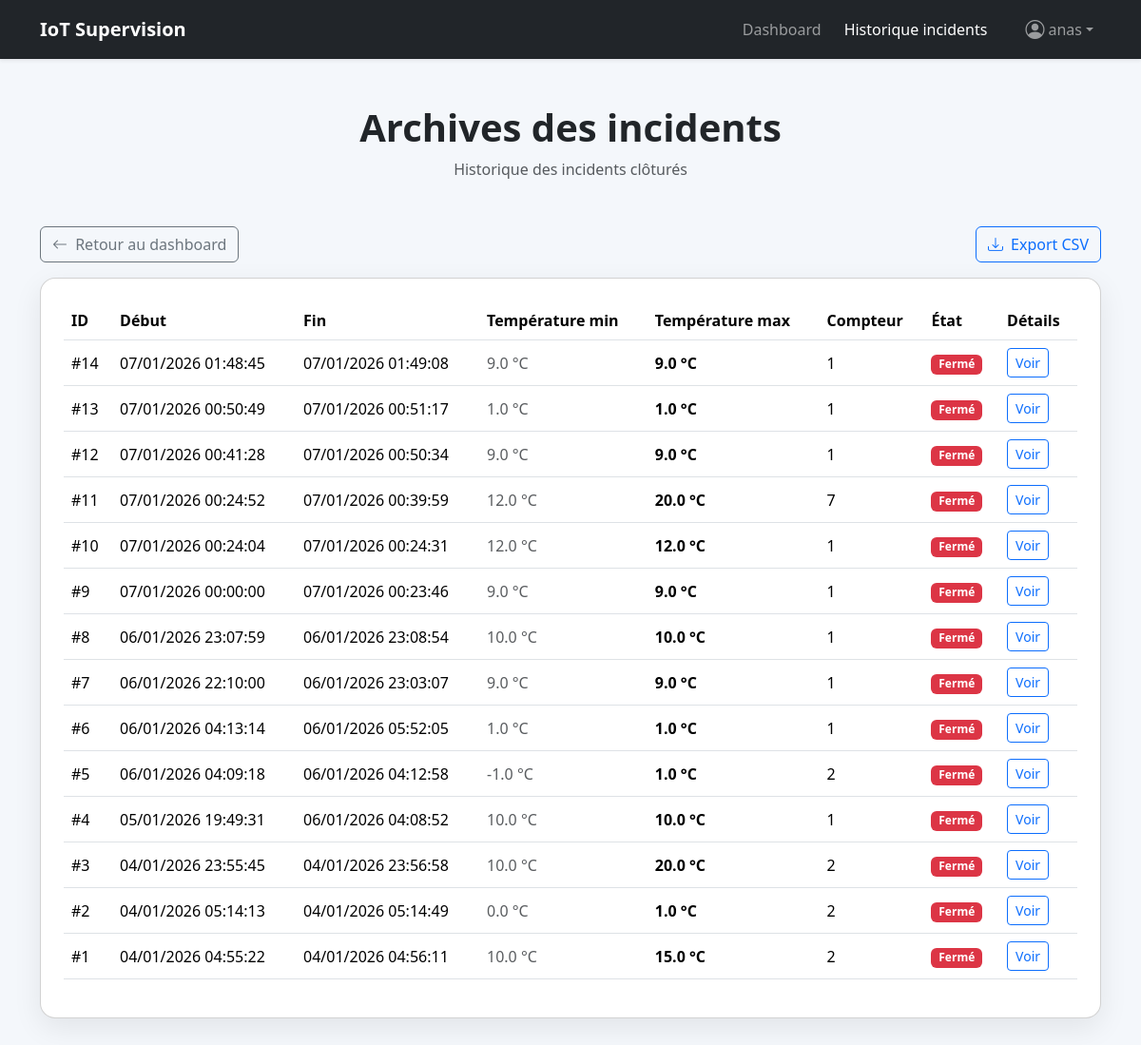
Before: /incident/archive/ (signed in) with the older database file.
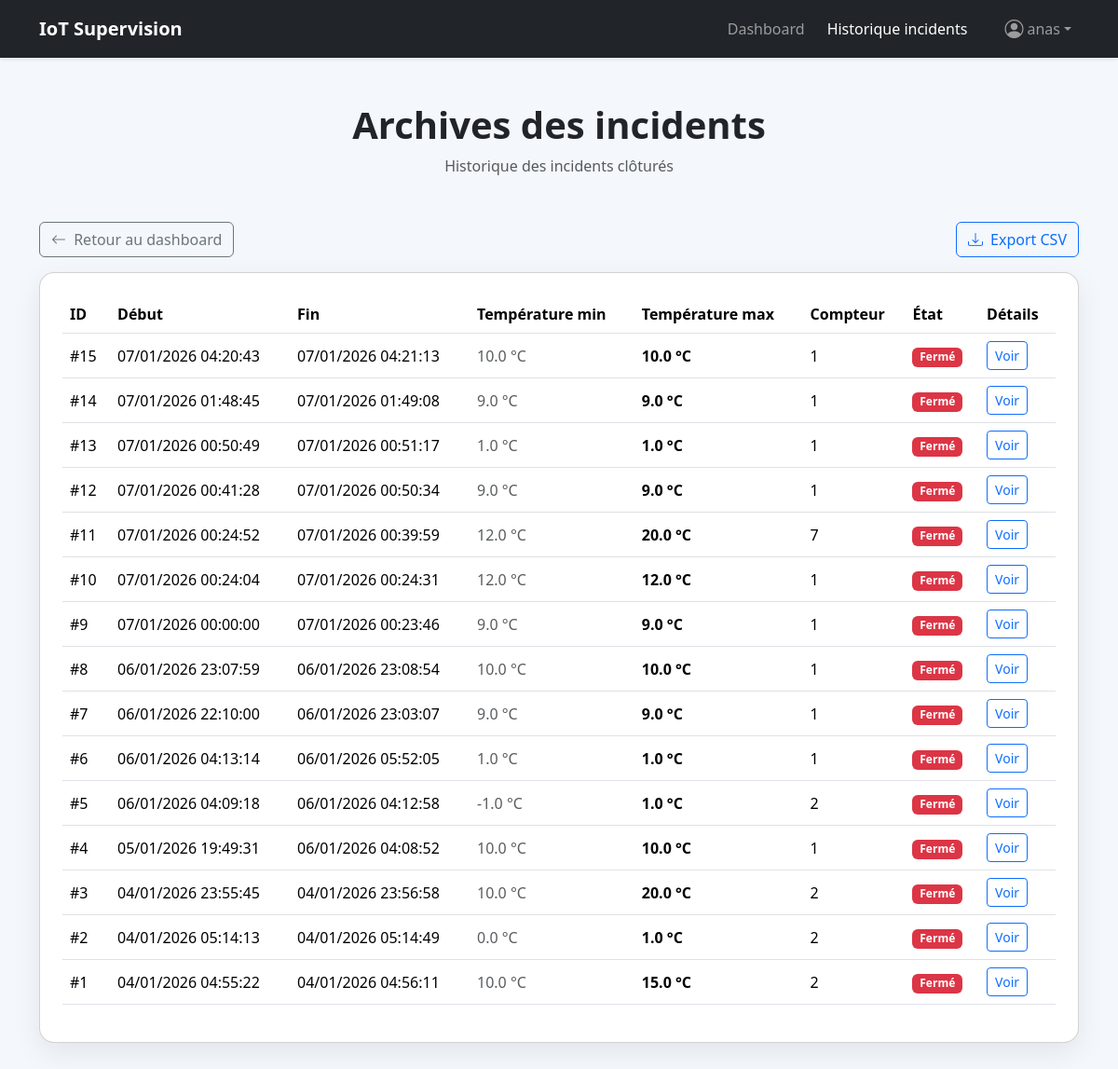
After: the same page with the newer database file.
### DHT/models.py (models this page shows, shortened)
class Incident(models.Model):
    start_at = models.DateTimeField(auto_now_add=True)
    end_at = models.DateTimeField(null=True, blank=True)
    is_open = models.BooleanField(default=True)
    counter = models.IntegerField(default=0)
    min_temp = models.FloatField(null=True, blank=True)
    max_temp = models.FloatField(default=0)
    op1_ack = models.BooleanField(default=False)
    op2_ack = models.BooleanField(default=False)
    op3_ack = models.BooleanField(default=False)
    op1_comment = models.TextField(blank=True)
    op2_comment = models.TextField(blank=True)
    op3_comment = models.TextField(blank=True)
    op1_saved_at = models.DateTimeField(null=True, blank=True)
    op2_saved_at = models.DateTimeField(null=True, blank=True)
    op3_saved_at = models.DateTimeField(null=True, blank=True)

### DHT/views.py (the view)
# urls.py: path("incident/archive/", views.incident_archive, name="incident_archive"),
@login_required
def incident_archive(request):
    incidents = Incident.objects.all().order_by("-start_at")
    return render(request, "incident_archive.html", {"incidents": incidents})

### templates/incident_archive.html (shortened to what this page needs)
<!doctype html>
<html lang="fr">
<head>
  <link href="https://cdn.jsdelivr.net/npm/bootstrap@5.3.2/dist/css/bootstrap.min.css" rel="stylesheet">
  <link href="https://cdn.jsdelivr.net/npm/bootstrap-icons@1.11.1/font/bootstrap-icons.css" rel="stylesheet">
</head>
<body>
<nav class="navbar navbar-dark navbar-expand-lg bg-dark shadow-sm">
  <div class="container">
    <a class="navbar-brand fw-bold" href="#">IoT Supervision</a>
    <div class="collapse navbar-collapse show">
      <ul class="navbar-nav ms-auto align-items-center gap-2">
        <li class="nav-item">
          <a class="nav-link" href="/">Dashboard</a>
        </li>
        <li class="nav-item">
          <a class="nav-link active" href="/incident/archive/">Historique incidents</a>
        </li>
        <li class="nav-item dropdown ms-3">
          <a class="nav-link dropdown-toggle d-flex align-items-center"
             href="#"
             role="button"
             data-bs-toggle="dropdown"
             aria-expanded="false">
            <i class="bi bi-person-circle fs-5 me-1"></i>
            {{ request.user.username }}
          </a>
        </li>
      </ul>
    </div>
  </div>
</nav>
<div class="container my-5 text-center">
  <h1 class="fw-bold">Archives des incidents</h1>
  <p class="text-muted">Historique des incidents clôturés</p>
</div>
<div class="container mb-3 d-flex justify-content-between align-items-center">
  <a href="/" class="btn btn-outline-secondary">
    <i class="bi bi-arrow-left me-1"></i> Retour au dashboard
  </a>
  <button id="export-incidents-csv" class="btn btn-outline-primary">
    <i class="bi bi-download me-1"></i> Export CSV
  </button>
</div>
<div class="container mb-5">
  <div class="card card-box p-4">
    <div class="table-responsive">
      <table class="table align-middle">
        <thead>
          <tr>
            <th>ID</th>
            <th>Début</th>
            <th>Fin</th>
            <th>Température min</th>
            <th>Température max</th>
            <th>Compteur</th>
            <th>État</th>
            <th>Détails</th>
          </tr>
        </thead>
        <tbody>
          {% for inc in incidents %}
          <tr>
            <td>#{{ inc.id }}</td>
            <td>{{ inc.start_at|date:"d/m/Y H:i:s" }}</td>
            <td>
              {% if inc.is_open %}
                <span class="text-success fw-semibold">En cours</span>
              {% else %}
                {{ inc.end_at|date:"d/m/Y H:i:s" }}
              {% endif %}
            </td>
            <td class="text-muted">{{ inc.min_temp }} °C</td>
            <td class="fw-semibold">{{ inc.max_temp }} °C</td>
            <td>{{ inc.counter }}</td>
            <td>
              {% if inc.is_open %}
                <span class="badge bg-success">Ouvert</span>
              {% else %}
                <span class="badge bg-danger">Fermé</span>
              {% endif %}
            </td>
            <td>
              <a href="{% url 'incident_detail' inc.id %}" class="btn btn-sm btn-outline-primary">
                Voir
              </a>
            </td>
          </tr>
          {% empty %}
          <tr>
            <td colspan="8" class="text-center text-muted">
              Aucun incident archivé.
            </td>
          </tr>
          {% endfor %}
        </tbody>
      </table>
    </div>
  </div>
</div>
</body>
</html>

Changed rows visible on the page:
added Incident: id "15", start_at "07/01/2026 04:20:43", end_at "07/01/2026 04:21:13", min_temp "10.0", max_temp "10.0", counter "1", is_open "Fermé"
